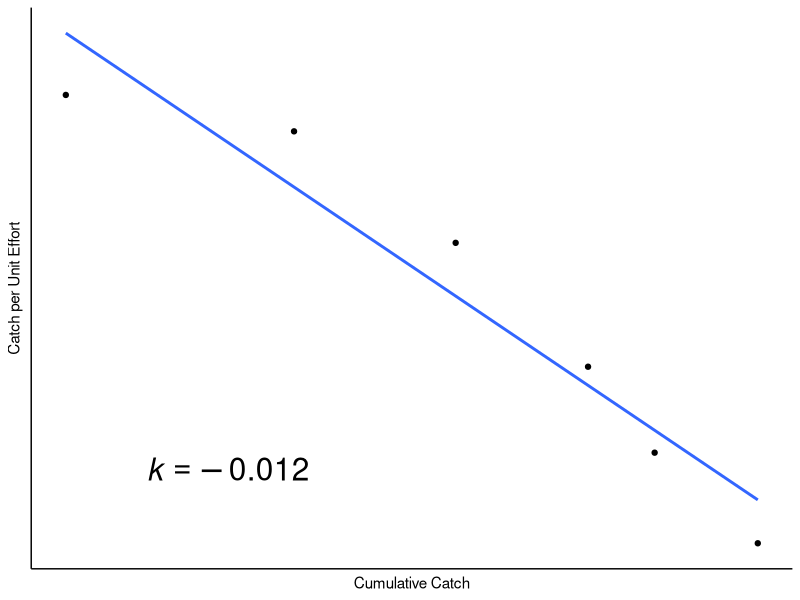
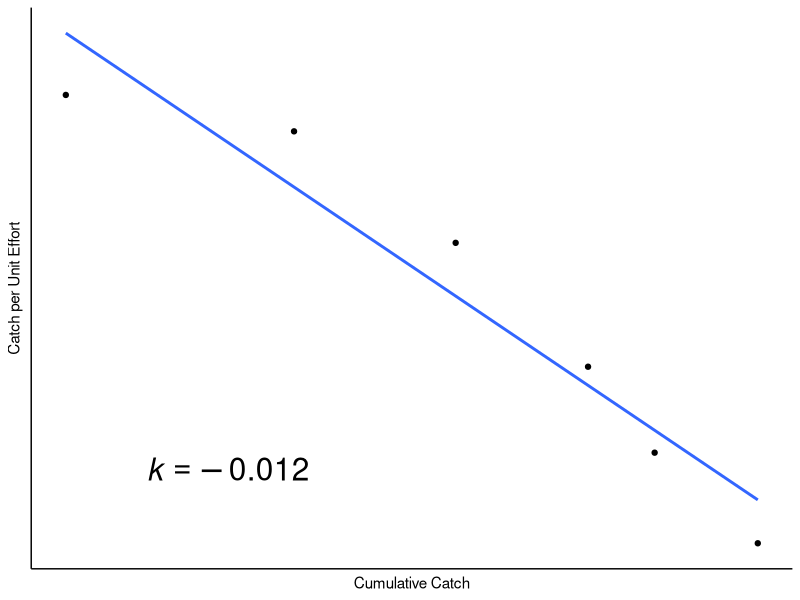

Source code (R) for these figures, in order:
library(tidyverse)

# CPUE Data Frame #----

df <- tibble::tibble(.rows = 6,
                     NumFish = c(281, 199, 168, 82, 127, 22),
                     Minutes = c(20, 15, 15, 10, 20, 5),
                     CPUE = c(14.05, 13.266667, 10.8666667, 8.2, 6.35, 4.4),
                     CumCatch = c(0, 281, 480, 643, 725, 852))

mod <- lm(CPUE ~ CumCatch, data = df)
summary(mod)
# slope  = -0.012

# PLOT #----
library(ggplot2)

ggplot(df, aes(x = CumCatch, y = CPUE)) +
  geom_smooth(method = "lm", se = FALSE) +
  geom_point() +
  labs(x = "Cumulative Catch", 
       y = "Catch per Unit Effort") +
  annotate("text", x = 200, y = 6, label = "italic(k) == -0.012", parse = TRUE, size = 8) +
  theme_classic() +
  theme(axis.text = element_blank(),
        axis.ticks = element_blank())
  
ggsave("../../RNR321/RNR321/output/CPUE_plot.png")


# Calculate Abundance #----

x_bar <- mean(df$CumCatch)
y_bar <- mean(df$CPUE)
k <- -0.012

N_hat <- x_bar + (y_bar/-k)


# QUIZ QUESTION 

df2 <- tibble::tibble(.rows = 5,
                     Beetles = c(342, 143, 202, 77, 78),
                     Traps = c(100, 50, 100, 50, 75))
df2 <- df2 %>% 
  dplyr::mutate(CPUE = Beetles/Traps)

df2$CumCatch <- 0
for (i in 2:nrow(df2)) {
  df2$CumCatch[i] <- df2$CumCatch[i-1] + df2$Traps[i-1] 
}  

df2_means <- df2 %>% 
  summarise(y_bar = mean(CPUE),
            x_bar = mean(CumCatch))

summary(lm(CPUE ~ CumCatch, data = df2))
# k = -0.008

# Calculate Abundance #----

x_bar <- mean(df2$CumCatch)
y_bar <- mean(df2$CPUE)
k <- -0.008

N_hat <- x_bar + (y_bar/-k)
